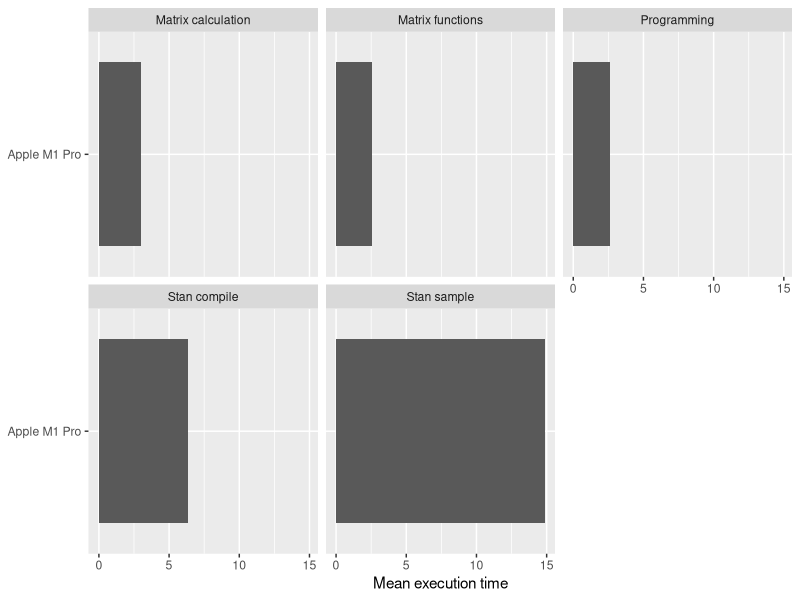

Write the R code that produced this figure.
## ---- chunk 1
library(tidyverse)
d <- read_csv("results.csv")
## ---- chunk 2
d %>% 
  ggplot(aes(mean, cpu)) +
  scale_x_continuous("Mean execution time") +
  geom_col() +
  facet_wrap("expr") +
  theme(axis.title.y = element_blank())
